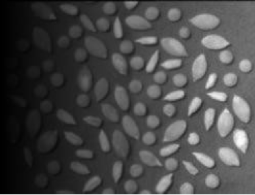
%> input picture cours/Artificial Intelligence/Computer Vision/TP/TP3/defaut.png, 255 x 195 px
$ octave Exercice1.m   (GNU Octave 9; MATLAB toolbox functions it lacks are replaced by stand-ins)
%> lines starting %> are read from the running program, lines starting %| are printed output that depends on the picture; in (x1, y1, x2, y2) boxes, pixels count from 0 and x2, y2 are one past the last pixel; in counts of white or black regions, pixels touching at a corner belong together; the program's own positions count from 1
clear
pkg load image


objet = imread('defaut.png');
%> objet is the input picture: size 195x255 uint8; min 0, max 251, mean 72.4
fond = rgb2gray(imread('fond.png'));
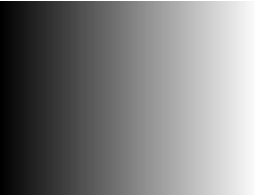
%> input picture cours/Artificial Intelligence/Computer Vision/TP/TP3/fond.png, 255 x 195 px
%> fond: size 195x255 uint8; min 0, max 255, mean 125.6

division = double(objet)./double(fond);

figure,subplot(2,2,1),imshow(objet), title('image originale');
level=graythresh(objet);
%> level = 0.298

subplot(2,2,2),imshow(im2bw(objet,level)),title('image seuillee avant');
%> after `imshow(im2bw(objet,level))`:
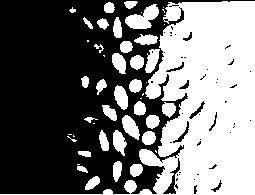
%> displayed picture: size 195x255 logical; 44.7% white; 47 white regions (15 under 20 px), largest, box (x1, y1, x2, y2) and area: (0, 1, 255, 195) 17776, (125, 4, 159, 29) 476, (122, 115, 140, 140) 266
subplot(2,2,3),imshow(uint8(division*255),[]), title('division');
%> after `imshow(uint8(division*255),[])`:
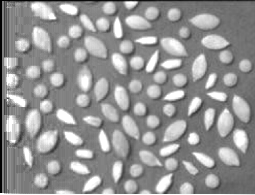
%> displayed picture: size 195x255, on the screen's scale of 0 to 255; min 0, max 255, mean 147.4
subplot(2,2,4),imshow(im2bw(division,graythresh(division))), title ('image seuillee apres');
%> after `imshow(im2bw(division,graythresh(division)))`:
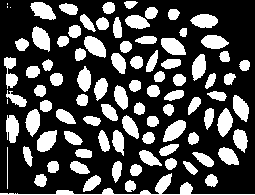
%> displayed picture: size 195x255 logical; 30.4% white; 91 white regions (4 under 20 px), largest, box (x1, y1, x2, y2) and area: (0, 173, 255, 195) 743, (84, 36, 106, 58) 319, (32, 26, 50, 52) 318
